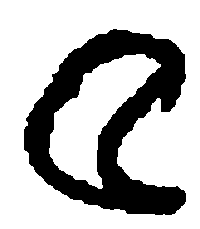
#> input picture 226.1/Beng-5.png, 200 x 229 px
$ python Q2.py
#> lines starting #> are read from the running program, lines starting #| are printed output that depends on the picture; after the words box and inside, x2 and y2 are one past the last pixel; in counts of white or black regions, pixels touching at a corner belong together
import cv2
import numpy as np
import matplotlib.pyplot as plt

class ConvexHull:
  def __init__(self):
    pass
  def show(self):
    print('Something')

  def fit(self, X, Y=None, strategy='graham'):
    if Y is not None:
      self.X = np.array(X)
      self.Y = np.array(Y)
    else:
      self.X = np.array(X).reshape(-1, 2)[:, 0]
      self.Y = np.array(X).reshape(-1, 2)[:, 1]
    if strategy == 'graham':
      self.graham_scan()
    else:
      self.bruteforce()

  def plot_points(self, name):
    import matplotlib.pyplot as plt
    plt.scatter(x=self.X, y=self.Y, label='Points')
    boundary_x = np.append(self.boundary_points_[:, 0], self.boundary_points_[0, 0])
    boundary_y = np.append(self.boundary_points_[:, 1], self.boundary_points_[0, 1])
    plt.plot(boundary_x, boundary_y, color='g', label='boundary')
    plt.legend()
    plt.savefig(name)
    plt.show()
    plt.pause(5)
    plt.close()


  def bruteforce():
      pass


  def graham_scan(self):
    init_point_ = np.array([ self.X[np.argmin(self.Y)], np.min(self.Y) ])
    other_points = [ np.array([x, y]) for x, y in zip(self.X, self.Y) if not np.all(init_point_ == (x, y))]
    other_points = np.array(other_points).reshape(-1, 2)

    angles_ = [ self.angle_bw_points(init_point_, point) for point in other_points ]

    indx = np.lexsort((other_points[:, 1], other_points[:, 0], angles_))
    other_points = other_points[indx]

    self.boundary_points_ = np.array([init_point_, other_points[0]])
    self.inner_points_ = np.array([])
    for point in other_points[1:]:
      while( self.turn_bw_points2(self.boundary_points_[-2], self.boundary_points_[-1], point) > 0):
        self.inner_points_ = np.append(self.inner_points_, self.boundary_points_[-1])
        self.boundary_points_ = self.boundary_points_[:-1]
      self.boundary_points_ = np.append(self.boundary_points_, point.reshape(-1, 2), axis=0)

  def angle_bw_points(self, a, b):
    delta_y = b[1] - a[1]
    delta_x = b[0] - a[0]
    angle = np.arctan2(delta_y,delta_x)
    return np.rad2deg(angle)
  def turn_bw_points2(self, a, b, c):
    area = (b[1] - a[1]) * (c[0] - b[0]) - (b[0] - a[0]) * (c[1] - b[1])
    if area > 0:
      return 1
    elif area < 0:
      return -1
    else:
      return 0
  def turn_bw_points(self, a, b):
    det = a[0]*b[1] - b[0]*a[1]
    if det<0:
      return -1
    else:
      return 1

image = 'Beng-5.png'
image = cv2.imread(image)
#> image is the input picture: shape (229, 200, 3); 71.7% white; 1 black region, box (x1, y1, x2, y2) and area: (24, 29, 186, 215) 12942
grayImage = cv2.cvtColor(image, cv2.COLOR_BGR2GRAY)
y, x = np.where(grayImage <125)
#> y = 12942 values from 29 to 214; x = 12942 values, max 185 at index 3396, min 24 at index 7099, mean 109.1
y = abs(y-grayImage.shape[0])
#> y = 12942 values, max 200 at index 0, min 15 at index 12927, mean 106.4

f = open("pointsQ2.txt", "w")
for pointx, pointy in zip(x,y):
  f.write(str(pointx)+","+str(pointy)+"\n")
#> this loop made 12942 passes
#> (pointx, pointy) on passes 1 to 3: (113, 200), (114, 200), (115, 200)
f.close()

#list = []

#f = open("pointsQ2.txt", "r")

#from Q1 import Convex_hull_through_graham

ch = ConvexHull()
ch.fit(list(zip(x, y)))
#> in fit, `self.X = np.array(X).reshape(-1, 2)[:, 0]`: self.X has the same summary as x outside fit
#> in fit, `self.Y = np.array(X).reshape(-1, 2)[:, 1]`: self.Y has the same summary as y outside fit
#> in graham_scan, `init_point_ = np.array([ self.X[np.argmin(self.Y)], np.min(self.Y) ])`: init_point_ = [155, 15]
#> in graham_scan, `other_points = [ np.array([x, y]) for x, y in zip(self.X, self.Y) if n..`: other_points = 12941 pairs, first value 24 to 185, second value 15 to 200
#> in angle_bw_points, `delta_y = b[1] - a[1]`: delta_y = 185
#> in angle_bw_points, `delta_x = b[0] - a[0]`: delta_x = -42
#> in angle_bw_points, `angle = np.arctan2(delta_y,delta_x)`: angle = 1.79
#> in graham_scan, `angles_ = [ self.angle_bw_points(init_point_, point) for point in othe..`: angles_ = 12941 values, max 178 at index 12879, min 0 at index 12927, mean 117.9
#> in graham_scan, `indx = np.lexsort((other_points[:, 1], other_points[:, 0], angles_))`: indx = 12941 values, max 12940 at index 13, min 0 at index 4221, mean 6470
#> in graham_scan, `self.boundary_points_ = np.array([init_point_, other_points[0]])`: self.boundary_points_ = [[155, 15], [156, 15]]
#> the loop in graham_scan, `for point in other_points[1:]:` made 12940 passes
#> point on passes 14, 15, 24: [174, 16], [173, 16], [175, 17]
#> after the loop in graham_scan, `for point in other_points[1:]:`: self.boundary_points_ = 98 pairs, first value 24 to 185, second value 15 to 200
ch.plot_points("output_fig_Q2.png")
#> in plot_points, `boundary_x = np.append(self.boundary_points_[:, 0], self.boundary_poin..`: boundary_x = 99 values, max 185 at index 23, min 24 at index 61, mean 108.5
#> in plot_points, `boundary_y = np.append(self.boundary_points_[:, 1], self.boundary_poin..`: boundary_y = 99 values, max 200 at index 46, min 15 at index 0, mean 85.03
#> in plot_points, `plt.savefig(name)`:
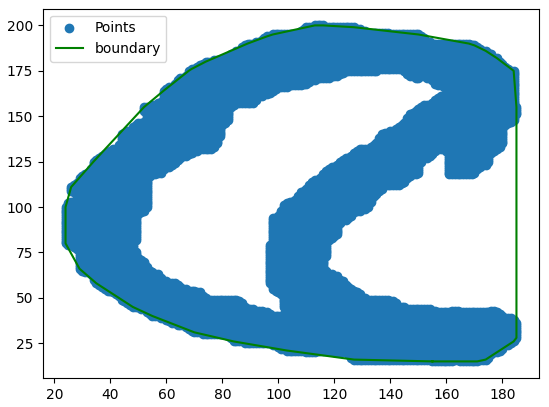
#> figure drawn by matplotlib, 1 panel

$ run again, with 226.1/Concave Hexagon.jpg saved as 226.1/Beng-5.png
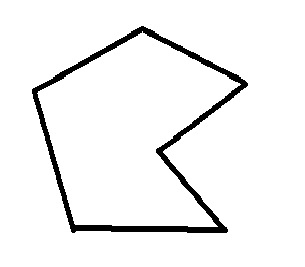
#> input picture 226.1/Concave Hexagon.jpg, 305 x 267 px
#> image is the input picture: shape (267, 305, 3); min 0, max 255, mean 242.1
#> `y, x = np.where(grayImage <125)`: y = 4121 values from 26 to 232; x = 4121 values, max 247 at index 1264, min 32 at index 1362, mean 141.9
#> `y = abs(y-grayImage.shape[0])`: y = 4121 values, max 241 at index 0, min 35 at index 4078, mean 127.4
#> the loop `for pointx, pointy in zip(x,y):` made 4121 passes
#> (pointx, pointy) on passes 1 to 3: (141, 241), (142, 241), (143, 241)
#> self.X has the same summary as x outside fit
#> self.Y has the same summary as y outside fit
#> init_point_ = [72, 35]
#> other_points = 4120 pairs, first value 32 to 247, second value 35 to 241
#> delta_y = 206
#> delta_x = 69
#> angle = 1.25
#> angles_ = 4120 values, max 135 at index 3956, min 0 at index 4078, mean 51.61
#> indx = 4120 values, max 4119 at index 41, min 0 at index 2711, mean 2059.5
#> in graham_scan, `self.boundary_points_ = np.array([init_point_, other_points[0]])`: self.boundary_points_ = [[72, 35], [73, 35]]
#> the loop in graham_scan, `for point in other_points[1:]:` made 4119 passes
#> point on passes 42 to 43: [227, 36], [226, 36]
#> after the loop in graham_scan, `for point in other_points[1:]:`: self.boundary_points_ = 74 pairs, first value 32 to 247, second value 35 to 241
#> boundary_x = 75 values, max 247 at index 44, min 32 at index 64, mean 167.6
#> boundary_y = 75 values, max 241 at index 54, min 35 at index 0, mean 96.33
#> in plot_points, `plt.savefig(name)`:
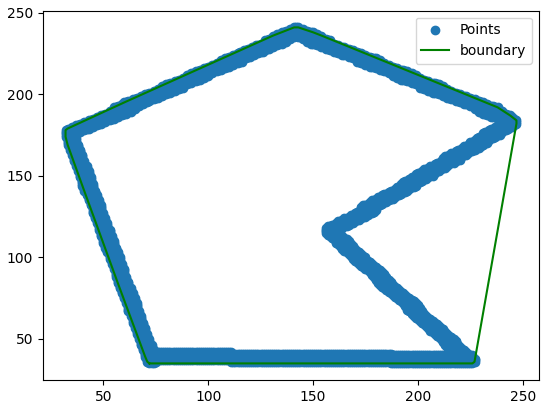
#> figure drawn by matplotlib, 1 panel
